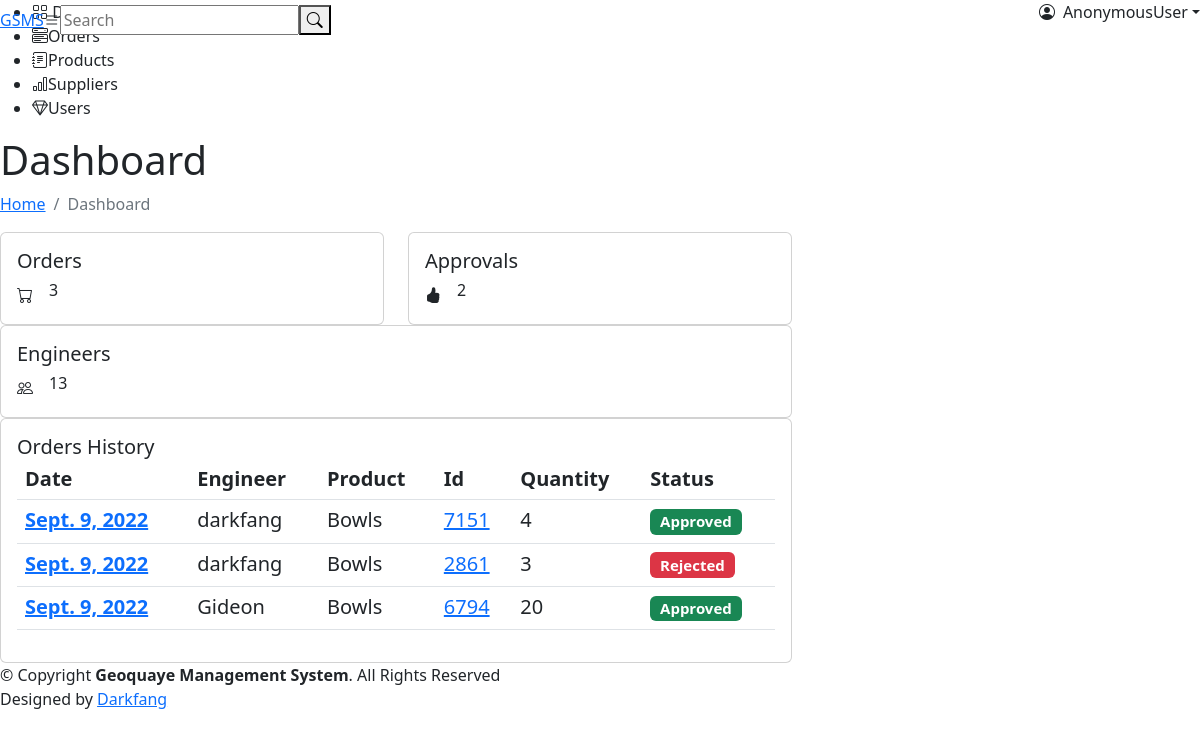
/dashboard, run on the app's committed database.
### DSMS/models.py (models this page shows)
class Orders(models.Model):
    product_name = models.CharField(max_length=50)
    product_quantity = models.IntegerField(null=False, default=1)
    ordered = models.BooleanField(default=False)
    approved = models.BooleanField(default=False)
    rejected = models.BooleanField(default=False)
    username = models.CharField(max_length=50)
    order_id = models.CharField(max_length=50)
    date = models.DateField()

### DSMS/views.py (the view)
def dashboard(request):
    user_total = num_of_users()
    approval_total = num_of_approvals()
    order_total = num_of_orders()
    orders = Orders.objects.all()
    context = {
        'orders': orders,
        'user_total':user_total,
        'approval_total': approval_total,
        'order_total': order_total,
    }
    return render(request, 'dashboard.html', context)

### DSMS/views.py (called while the page is built)
def num_of_users():
    users = User.objects.all()
    users_total = 0
    for user in users:
        users_total += 1
    return users_total

def num_of_approvals():
    orders = Orders.objects.all()
    approval_total = 0
    for order in orders:
        if order.approved:
            approval_total += 1
    return approval_total

def num_of_orders():
    orders = Orders.objects.all()
    order_total = 0
    for order in orders:
        if order.date == datetime.date.today():
            order_total += 1
    return order_total

### template/dashboard.html (shortened to what this page needs)
{% load static %}
<!DOCTYPE html>
<html lang="en">
<head>
  <link href="{% static 'assets/vendor/bootstrap/css/bootstrap.min.css' %}" rel="stylesheet">
  <link href="{% static 'assets/vendor/bootstrap-icons/bootstrap-icons.css' %}" rel="stylesheet">
  <link href="{% static 'assets/vendor/boxicons/css/boxicons.min.css' %}" rel="stylesheet">
  <link href="{% static 'assets/vendor/quill/quill.snow.css' %}" rel="stylesheet">
  <link href="{% static 'assets/vendor/quill/quill.bubble.css' %}" rel="stylesheet">
  <link href="{% static 'assets/vendor/remixicon/remixicon.css' %}" rel="stylesheet">
  <link href="{% static 'assets/vendor/simple-datatables/style.css' %}" rel="stylesheet">
  <link href="{% static 'assets/css/style.css' %}" rel="stylesheet">
</head>
<body>
  <header id="header" class="header fixed-top d-flex align-items-center">
    <div class="d-flex align-items-center justify-content-between">
      <a href="index.html" class="logo d-flex align-items-center">
        <span class="d-none d-lg-block">GSMS</span>
      </a>
      <i class="bi bi-list toggle-sidebar-btn"></i>
    </div>
    <div class="search-bar">
      <form class="search-form d-flex align-items-center" method="POST" action="#">
        <input type="text" name="query" placeholder="Search" title="Enter search keyword">
        <button type="submit" title="Search"><i class="bi bi-search"></i></button>
      </form>
    </div>
    <nav class="header-nav ms-auto">
      <ul class="d-flex align-items-center">
        <div>
          <a class="nav-link nav-profile d-flex align-items-center pe-0" href="#" data-bs-toggle="dropdown">
            <i class="bi bi-person-circle"></i>
            <span class="d-none d-md-block dropdown-toggle ps-2">{{user}}</span>
          </a>
      </div>
      </ul>
    </nav>
  </header>
  <aside id="sidebar" class="sidebar">
    <ul class="sidebar-nav" id="sidebar-nav">
      <li class="nav-item">
        <a class="nav-link " href="dashboard">
          <i class="bi bi-grid"></i>
          <span>Dashboard</span>
        </a>
      </li>
      <li class="nav-item">
        <a class="nav-link collapsed"  href="order_list">
          <i class="bi bi-menu-button-wide"></i><span>Orders</span></i>
        </a>
      </li>
      <li class="nav-item">
        <a class="nav-link collapsed" href="product_list">
          <i class="bi bi-journal-text"></i><span>Products</span></i>
        </a>
      </li>
      <li class="nav-item">
        <a class="nav-link collapsed" href="#">
          <i class="bi bi-bar-chart"></i><span>Suppliers</span></i>
        </a>
      </li>
      <li class="nav-item">
        <a class="nav-link collapsed" href="user_list">
          <i class="bi bi-gem"></i><span>Users</span></i>
        </a>
      </li>
    </ul>
  </aside>
  <main id="main" class="main">
    <div class="pagetitle">
      <h1>Dashboard</h1>
      <nav>
        <ol class="breadcrumb">
          <li class="breadcrumb-item"><a href="/">Home</a></li>
          <li class="breadcrumb-item active">Dashboard</li>
        </ol>
      </nav>
    </div>
    <section class="section dashboard">
      <div class="row">
        <div class="col-lg-8">
          <div class="row">
            <div class="col-xxl-4 col-md-6">
              <div class="card info-card sales-card">
                <div class="card-body">
                  <h5 class="card-title">Orders</h5>
                  <div class="d-flex align-items-center">
                    <div class="card-icon rounded-circle d-flex align-items-center justify-content-center">
                      <i class="bi bi-cart"></i>
                    </div>
                    <div class="ps-3">
                      <h6>{{order_total}}</h6>
                    </div>
                  </div>
                </div>
              </div>
            </div>
            <div class="col-xxl-4 col-md-6">
              <div class="card info-card revenue-card">
                <div class="card-body">
                  <h5 class="card-title">Approvals </h5>
                  <div class="d-flex align-items-center">
                    <div class="card-icon rounded-circle d-flex align-items-center justify-content-center">
                      <i class="bi bi-hand-thumbs-up-fill"></i>
                    </div>
                    <div class="ps-3">
                      <h6>{{approval_total}}</h6>
                    </div>
                  </div>
                </div>
              </div>
            </div>
            <div class="col-xxl-4 col-xl-12">
              <div class="card info-card customers-card">
                <div class="card-body">
                  <h5 class="card-title">Engineers</h5>
                  <div class="d-flex align-items-center">
                    <div class="card-icon rounded-circle d-flex align-items-center justify-content-center">
                      <i class="bi bi-people"></i>
                    </div>
                    <div class="ps-3">
                      <h6>{{user_total}}</h6>
                    </div>
                  </div>
                </div>
              </div>
            </div>
            <div class="col-12">
              <div class="card recent-sales overflow-auto">
                <div class="card-body">
                  <h5 class="card-title">Orders History<span>
                  <table class="table table-hover datatable ">
                    <thead>
                      <tr>
                        <th scope="col">Date</th>
                        <th scope="col">Engineer</th>
                        <th scope="col">Product</th>
                        <th scope="col">Id</th>
                        <th scope="col">Quantity</th>
                        <th scope="col">Status</th>
                      </tr>
                    </thead>
                    <tbody>
                      {% for order in orders %}
                      {% if order.approved %}
                      <tr>
                        <th scope="row"><a href="#">{{order.date}}</a></th>
                        <td>{{order.username}}</td>
                        <td>{{order.product_name}}</td>
                        <td><a href="#" class="text-primary">{{order.order_id}}</a></td>
                        <td>{{order.product_quantity}}</td>
                        <td><span class="badge bg-success">Approved</span></td>
                      </tr>
                      {% elif order.rejected %}
                      <tr>
                        <th scope="row"><a href="#">{{order.date}}</a></th>
                        <td>{{order.username}}</td>
                        <td>{{order.product_name}}</td>
                        <td><a href="#" class="text-primary">{{order.order_id}}</a></td>
                        <td>{{order.product_quantity}}</td>
                        <td><span class="badge bg-danger">Rejected</span></td>
                      </tr>
                      {% endif %}
                      {% endfor %}
                    </tbody>
                  </table>
                </div>
              </div>
            </div>
          </div>
        </div>
      </div>
    </section>
  </main>
  <footer id="footer" class="footer">
    <div class="copyright">
      &copy; Copyright <strong><span>Geoquaye Management System</span></strong>. All Rights Reserved
    </div>
    <div class="credits">
      Designed by <a href="#">Darkfang</a>
    </div>
  </footer>
</body>
</html>

### data on the page
Orders: date "Sept. 9, 2022", username "darkfang", product_name "Bowls", order_id "7151", product_quantity "4"
Orders: date "Sept. 9, 2022", username "darkfang", product_name "Bowls", order_id "2861", product_quantity "3"
Orders: date "Sept. 9, 2022", username "Gideon", product_name "Bowls", order_id "6794", product_quantity "20"

### other printed values
{{ user }} "AnonymousUser"
{{ order_total }} "3"
{{ approval_total }} "2"
{{ user_total }} "13"
